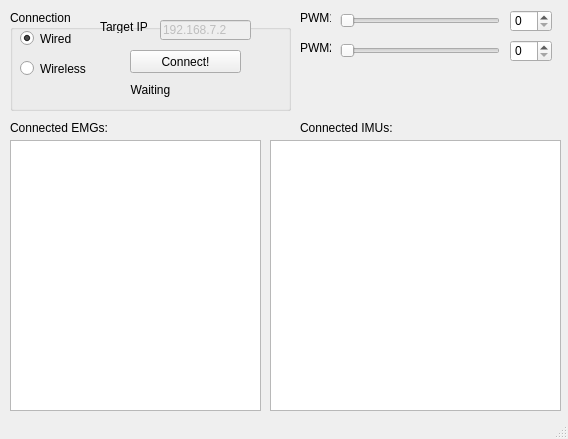
<?xml version="1.0" encoding="UTF-8"?>
<ui version="4.0">
 <class>MainWindow</class>
 <widget class="QMainWindow" name="MainWindow">
  <property name="geometry">
   <rect>
    <x>0</x>
    <y>0</y>
    <width>568</width>
    <height>439</height>
   </rect>
  </property>
  <property name="sizePolicy">
   <sizepolicy hsizetype="Preferred" vsizetype="Preferred">
    <horstretch>0</horstretch>
    <verstretch>0</verstretch>
   </sizepolicy>
  </property>
  <property name="windowTitle">
   <string>SoftWEAR Demo</string>
  </property>
  <widget class="QWidget" name="centralwidget">
   <widget class="QGroupBox" name="gb_connect">
    <property name="geometry">
     <rect>
      <x>10</x>
      <y>10</y>
      <width>281</width>
      <height>101</height>
     </rect>
    </property>
    <property name="sizePolicy">
     <sizepolicy hsizetype="Preferred" vsizetype="Preferred">
      <horstretch>0</horstretch>
      <verstretch>0</verstretch>
     </sizepolicy>
    </property>
    <property name="title">
     <string>Connection</string>
    </property>
    <property name="flat">
     <bool>false</bool>
    </property>
    <property name="checkable">
     <bool>false</bool>
    </property>
    <widget class="QRadioButton" name="rb_wired">
     <property name="geometry">
      <rect>
       <x>10</x>
       <y>20</y>
       <width>82</width>
       <height>17</height>
      </rect>
     </property>
     <property name="text">
      <string>Wired</string>
     </property>
     <property name="checked">
      <bool>true</bool>
     </property>
    </widget>
    <widget class="QRadioButton" name="rb_wireless">
     <property name="geometry">
      <rect>
       <x>10</x>
       <y>50</y>
       <width>82</width>
       <height>17</height>
      </rect>
     </property>
     <property name="text">
      <string>Wireless</string>
     </property>
    </widget>
    <widget class="QPushButton" name="b_connect">
     <property name="geometry">
      <rect>
       <x>120</x>
       <y>40</y>
       <width>111</width>
       <height>23</height>
      </rect>
     </property>
     <property name="text">
      <string>Connect!</string>
     </property>
    </widget>
    <widget class="QLabel" name="l_connStatus">
     <property name="geometry">
      <rect>
       <x>10</x>
       <y>70</y>
       <width>261</width>
       <height>20</height>
      </rect>
     </property>
     <property name="text">
      <string>Waiting</string>
     </property>
     <property name="alignment">
      <set>Qt::AlignCenter</set>
     </property>
    </widget>
    <widget class="QLineEdit" name="le_targetIP">
     <property name="enabled">
      <bool>false</bool>
     </property>
     <property name="geometry">
      <rect>
       <x>150</x>
       <y>10</y>
       <width>91</width>
       <height>20</height>
      </rect>
     </property>
     <property name="text">
      <string>192.168.7.2</string>
     </property>
    </widget>
    <widget class="QLabel" name="label_targetIP">
     <property name="geometry">
      <rect>
       <x>90</x>
       <y>10</y>
       <width>47</width>
       <height>13</height>
      </rect>
     </property>
     <property name="text">
      <string>Target IP:</string>
     </property>
    </widget>
   </widget>
   <widget class="QLabel" name="label_devices_emg">
    <property name="geometry">
     <rect>
      <x>10</x>
      <y>120</y>
      <width>111</width>
      <height>16</height>
     </rect>
    </property>
    <property name="text">
     <string>Connected EMGs:</string>
    </property>
   </widget>
   <widget class="QSlider" name="hs_pwm1">
    <property name="geometry">
     <rect>
      <x>340</x>
      <y>10</y>
      <width>160</width>
      <height>22</height>
     </rect>
    </property>
    <property name="maximum">
     <number>100</number>
    </property>
    <property name="singleStep">
     <number>1</number>
    </property>
    <property name="tracking">
     <bool>true</bool>
    </property>
    <property name="orientation">
     <enum>Qt::Horizontal</enum>
    </property>
   </widget>
   <widget class="QSlider" name="hs_pwm2">
    <property name="geometry">
     <rect>
      <x>340</x>
      <y>40</y>
      <width>160</width>
      <height>22</height>
     </rect>
    </property>
    <property name="maximum">
     <number>100</number>
    </property>
    <property name="orientation">
     <enum>Qt::Horizontal</enum>
    </property>
   </widget>
   <widget class="QLabel" name="label_hs_pwm1">
    <property name="geometry">
     <rect>
      <x>300</x>
      <y>10</y>
      <width>31</width>
      <height>16</height>
     </rect>
    </property>
    <property name="text">
     <string>PWM1:</string>
    </property>
   </widget>
   <widget class="QLabel" name="label_hs_pwm2">
    <property name="geometry">
     <rect>
      <x>300</x>
      <y>40</y>
      <width>31</width>
      <height>16</height>
     </rect>
    </property>
    <property name="text">
     <string>PWM2:</string>
    </property>
   </widget>
   <widget class="QSpinBox" name="sb_pwm1">
    <property name="geometry">
     <rect>
      <x>510</x>
      <y>10</y>
      <width>42</width>
      <height>22</height>
     </rect>
    </property>
    <property name="sizePolicy">
     <sizepolicy hsizetype="Fixed" vsizetype="Fixed">
      <horstretch>0</horstretch>
      <verstretch>0</verstretch>
     </sizepolicy>
    </property>
    <property name="maximum">
     <number>100</number>
    </property>
   </widget>
   <widget class="QSpinBox" name="sb_pwm2">
    <property name="geometry">
     <rect>
      <x>510</x>
      <y>40</y>
      <width>42</width>
      <height>22</height>
     </rect>
    </property>
    <property name="maximum">
     <number>100</number>
    </property>
   </widget>
   <widget class="QTextEdit" name="tdisp_devices_emg">
    <property name="geometry">
     <rect>
      <x>10</x>
      <y>140</y>
      <width>251</width>
      <height>271</height>
     </rect>
    </property>
    <property name="readOnly">
     <bool>true</bool>
    </property>
   </widget>
   <widget class="QTextEdit" name="tdisp_devices_imu">
    <property name="geometry">
     <rect>
      <x>270</x>
      <y>140</y>
      <width>291</width>
      <height>271</height>
     </rect>
    </property>
    <property name="readOnly">
     <bool>true</bool>
    </property>
   </widget>
   <widget class="QLabel" name="label_devices_imu">
    <property name="geometry">
     <rect>
      <x>300</x>
      <y>120</y>
      <width>111</width>
      <height>16</height>
     </rect>
    </property>
    <property name="text">
     <string>Connected IMUs:</string>
    </property>
   </widget>
  </widget>
  <widget class="QStatusBar" name="statusbar"/>
 </widget>
 <resources/>
 <connections/>
</ui>
